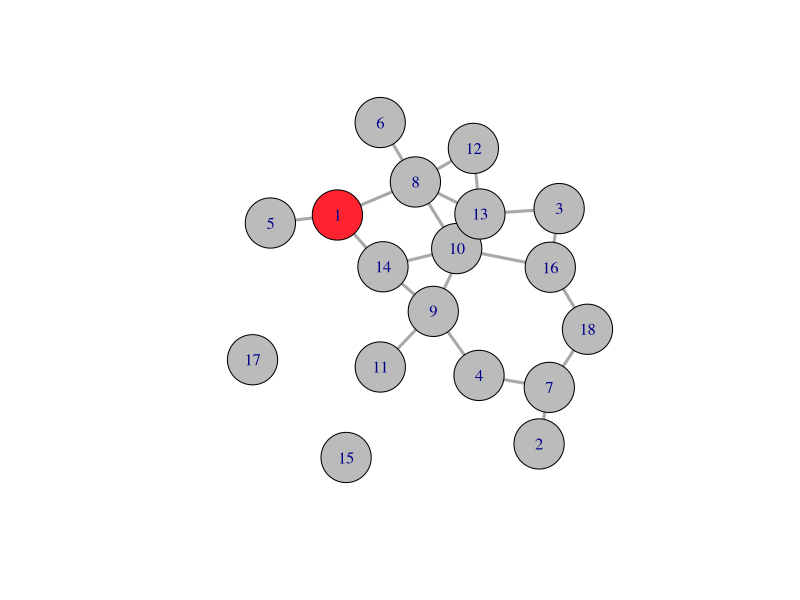

R code for this plot:
## ---- chunk 1
#| echo: false
#| fig-cap: "For example, visual popout is what allows you to immediately recognize the red object in a sea of gray ones."

library(igraph)

# Create a random graph
set.seed(20260126)
g <- sample_gnm(18, 20)
layout <- layout_with_fr(g)
plot(g, layout = layout, edge.width = 3, vertex.size = 30, 
     vertex.color = c("#ff2330", rep("#bbbbbb", 17)))
